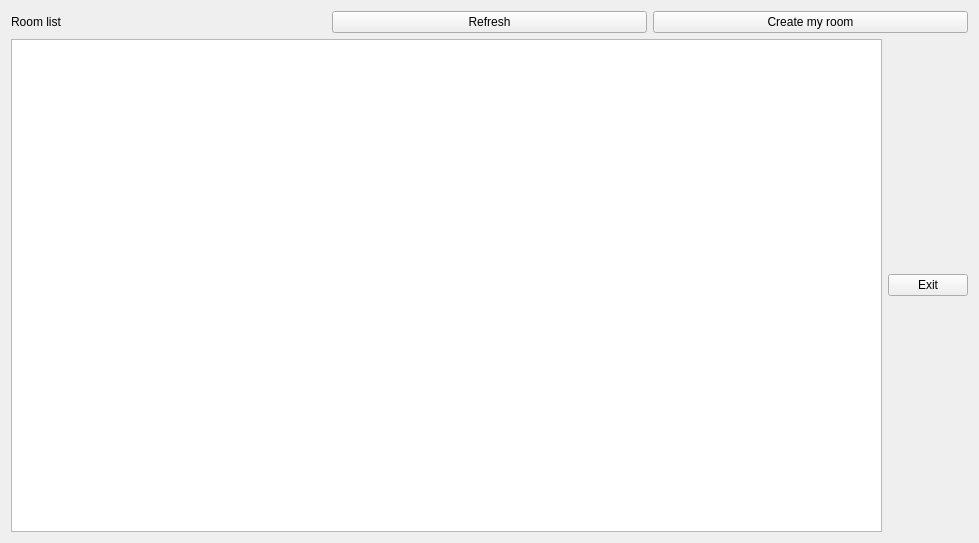
<?xml version="1.0" encoding="UTF-8"?>
<ui version="4.0">
 <class>SubWidget</class>
 <widget class="QWidget" name="SubWidget">
  <property name="geometry">
   <rect>
    <x>0</x>
    <y>0</y>
    <width>979</width>
    <height>543</height>
   </rect>
  </property>
  <property name="windowTitle">
   <string>Form</string>
  </property>
  <layout class="QVBoxLayout" name="verticalLayout">
   <item>
    <layout class="QHBoxLayout" name="horizontalLayout">
     <item>
      <widget class="QLabel" name="label">
       <property name="text">
        <string>Room list</string>
       </property>
      </widget>
     </item>
     <item>
      <widget class="QPushButton" name="refresh_Button">
       <property name="text">
        <string>Refresh</string>
       </property>
      </widget>
     </item>
     <item>
      <widget class="QPushButton" name="createRoom_Button">
       <property name="text">
        <string>Create my room</string>
       </property>
      </widget>
     </item>
    </layout>
   </item>
   <item>
    <layout class="QHBoxLayout" name="horizontalLayout_2">
     <item>
      <widget class="QListWidget" name="room_show"/>
     </item>
     <item>
      <widget class="QPushButton" name="exit_Button">
       <property name="text">
        <string>Exit</string>
       </property>
      </widget>
     </item>
    </layout>
   </item>
  </layout>
 </widget>
 <resources/>
 <connections/>
</ui>
